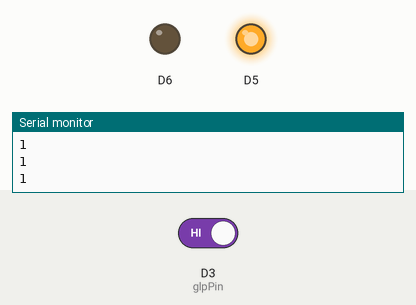
This sketch was run on a simulated ESP8266 (NodeMCU). Shown: output pins drawn as LEDs (lit = HIGH), the last lines printed to the serial monitor. The test bench sets the inputs (shaded band); at power-on: D3 (glpPin) HIGH. WiFi joins after 1.5 s; servers stay silent unless stated.

Above: at 3.2 s.
3.3 s: D3 (glpPin) driven LOW
At 4.6 s:
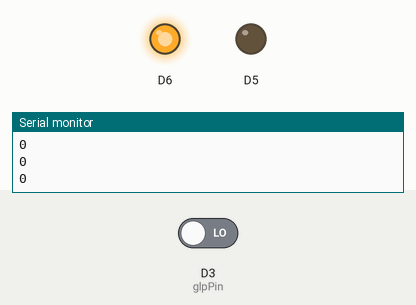
6.3 s: D3 (glpPin) driven HIGH
At 7.3 s:
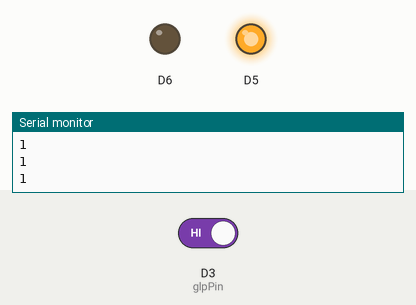
Timing chart, 0 to 9.3 s (numbered marks = the images above; inputs shaded):
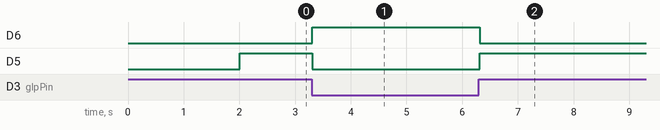

Measured:
- after the input at 3.3 s, D6: LOW → HIGH at once; D5: HIGH → LOW at once
- after the input at 6.3 s, D6: HIGH → LOW at once; D5: LOW → HIGH at once

The sketch:

wifi+glp.ino
```cpp
#include <ESP8266WiFi.h>
#include <WebSocketsClient.h>

// WiFi and WebSocket configurations
const char *ssid = "gui";
const char *password = "abcd5678";
const char *host = "192.168.80.64";
const uint16_t port = 3000;

WebSocketsClient webSocket;

// Sensor and LED configurations
const int redPin = D12;
const int greenPin = D13;
const int glpPin = D3;

int dt = 100;

void webSocketEvent(WStype_t type, uint8_t *payload, size_t length)
{
  switch (type)
  {
  case WStype_DISCONNECTED:
    Serial.println("Disconnected!");
    break;
  case WStype_CONNECTED:
    Serial.println("Connected to server");
    break;
  case WStype_TEXT:
    Serial.printf("Received: %s\n", payload);
    break;
  }
}

void setup()
{
  Serial.begin(115200);

  // Initialize WiFi
  WiFi.begin(ssid, password);
  while (WiFi.status() != WL_CONNECTED)
  {
    delay(1000);
    Serial.println("Connecting to WiFi...");
  }
  Serial.println("Connected to WiFi");

  // Initialize WebSocket
  webSocket.begin(host, port, "/ws");
  webSocket.onEvent(webSocketEvent);
  webSocket.setReconnectInterval(5000);

  // Initialize sensor and LEDs
  pinMode(glpPin, INPUT);
  pinMode(redPin, OUTPUT);
  pinMode(greenPin, OUTPUT);
  digitalWrite(redPin, LOW);
  digitalWrite(greenPin, HIGH);
}

void loop()
{
  webSocket.loop();
  int sensorValue = digitalRead(glpPin);
  Serial.println(sensorValue);

  if (sensorValue == LOW)
  {
    digitalWrite(redPin, HIGH);
    digitalWrite(greenPin, LOW);
  }
  else
  {
    digitalWrite(redPin, LOW);
    digitalWrite(greenPin, HIGH);
  }

  webSocket.sendTXT(String(sensorValue));
  delay(dt);
}
```
